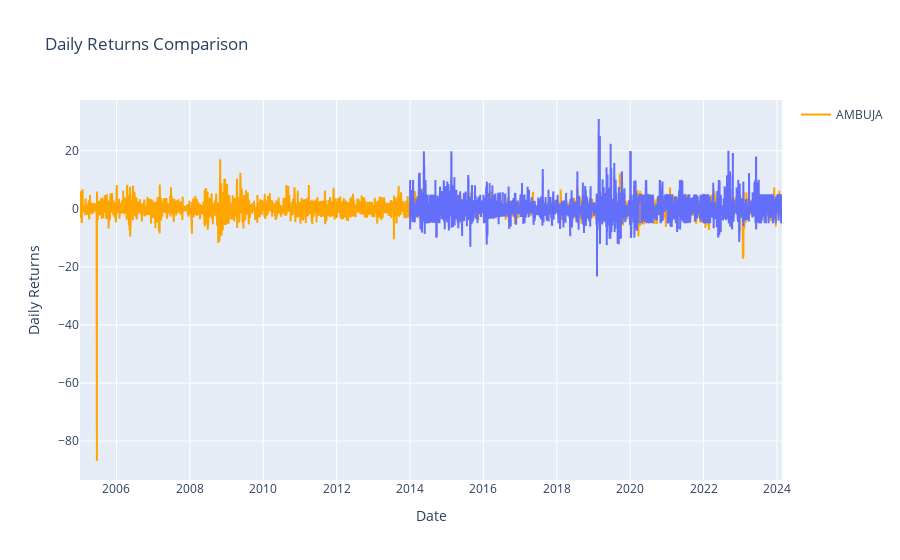

Here is the notebook cell this chart was saved with:
### Code cell
import plotly.express as px

# Assuming `df_suzlon` and `df_ambuja` are your DataFrames
fig = px.line(df_suzlon, x=df_suzlon.index, y='return', labels={'return': 'SUZLON'}, line_shape='linear', title='Daily Returns Comparison')
fig.add_scatter(x=df_ambuja.index, y=df_ambuja['return'], mode='lines', name='AMBUJA', line=dict(color='orange'))

# Add labels to axes
fig.update_xaxes(title_text='Date')
fig.update_yaxes(title_text='Daily Returns')

# Show the figure
fig.show()

### Figure 1 — Plotly figure (JSON) as saved in the notebook; plotly's stock layout.template omitted (floating-point values rounded to 4 significant figures; data arrays with more than 128 entries replaced by an {"elided": "..."} marker saying what was removed)
{"data": [{"hovertemplate": "Date=%{x}<br>SUZLON=%{y}<extra></extra>", "legendgroup": "", "line": {"color": "#636efa", "dash": "solid", "shape": "linear"}, "marker": {"symbol": "circle"}, "mode": "lines", "name": "", "showlegend": false, "type": "scattergl", "x": {"elided": "2500 str values"}, "xaxis": "x", "y": {"elided": "2500 float values"}, "yaxis": "y"}, {"line": {"color": "orange"}, "mode": "lines", "name": "AMBUJA", "type": "scatter", "x": {"elided": "4716 str values"}, "y": {"elided": "4716 float values"}}], "layout": {"autosize": true, "legend": {"tracegroupgap": 0}, "title": {"text": "Daily Returns Comparison"}, "xaxis": {"anchor": "y", "autorange": true, "domain": [0, 1], "range": ["2005-01-03", "2024-02-20"], "title": {"text": "Date"}, "type": "date"}, "yaxis": {"anchor": "x", "autorange": true, "domain": [0, 1], "range": [-93.4, 37.47], "title": {"text": "Daily Returns"}, "type": "linear"}}}
